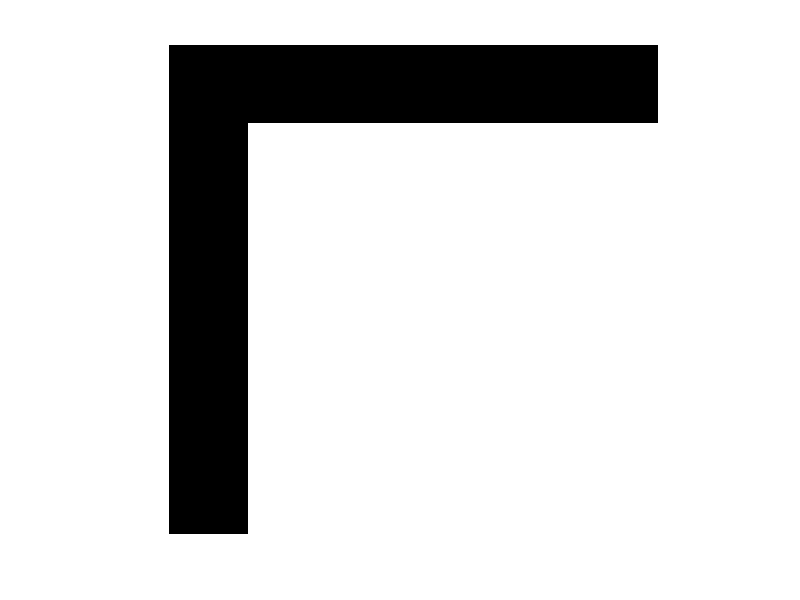

Source code (MATLAB):
tabels=zeros(100,100,3);
x=input('enter number');
y=input('enter number');
z=20;
for i=x:x+z
    for j = y:y+z
        table(i,j)=255;
    end
    
end
imshow(table);